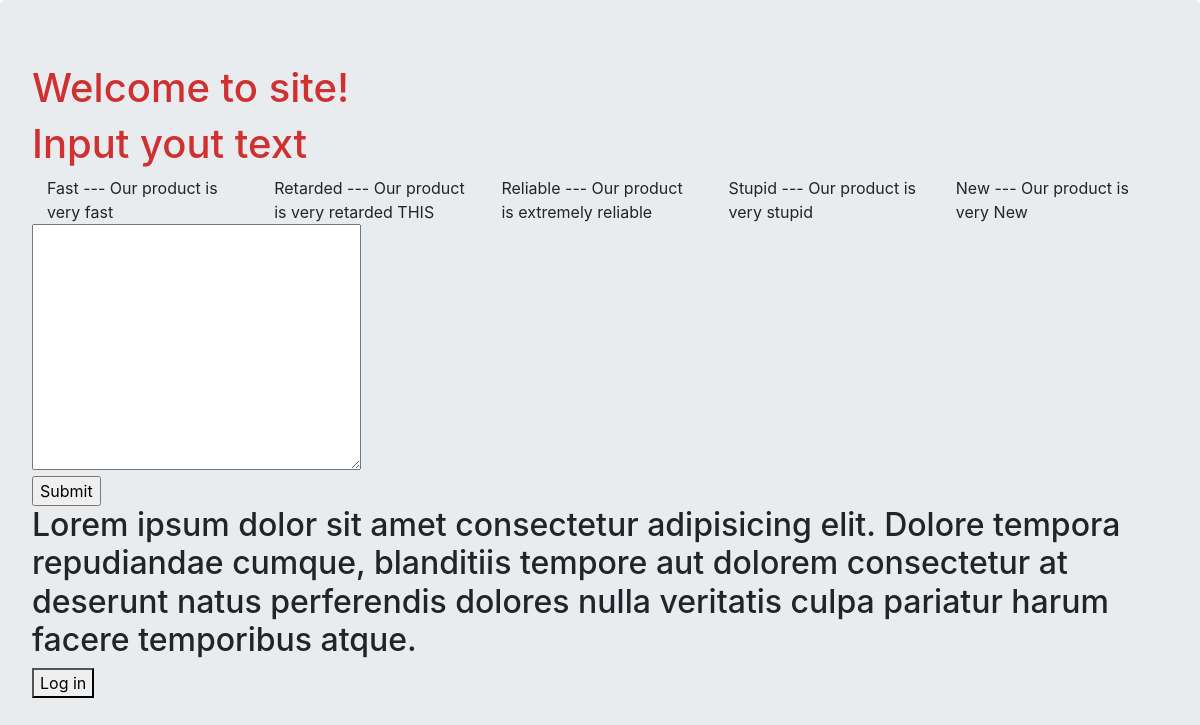
The page / on the database its author committed.
### app/models.py (models this page shows)
class Feature(models.Model):
    name = models.CharField(max_length=100)
    details = models.CharField(max_length=500)

### app/views.py (the view)
# urls.py: path('', views.index, name='index'),
def index(request):
    context = {}
    features = Feature.objects.all()
    context['features'] = features
    return render(request, 'index.html', context)

### templates/index.html (shortened to what this page needs)
<!DOCTYPE html>
<html lang="en">
    {% load static %}
    <head>
        <link
            rel="stylesheet"
            href="https://cdn.jsdelivr.net/npm/bootstrap@4.3.1/dist/css/bootstrap.min.css"
        />
        <link rel="stylesheet" href="{% static  'index_master.css' %}" />
    </head>
    <body>
        <div class="jumbotron">
            {% if user.is_authenticated %}
            <h1>Welcome to site, {{user.username}}</h1>
            {% else %}
            <h1>Welcome to site!</h1>
            {% endif %}
            <h1>Input yout text</h1>
            <div class="container">
                <div class="row align-items-center">
                    {% for feature in features %}
                    <div class="col">
                        <div class="icon-box">
                            {{feature.name}} --- {{feature.details}}
                            {% if feature.name == 'Retarded' %} THIS {% endif %}
                        </div>
                    </div>
                    {% endfor %}
                </div>
            </div>
            <form action="counter" method="POST">
                <textarea name="words" id="" cols="30" rows="10"></textarea>
                <br />
                <input type="submit" />
            </form>
            <h2>Lorem ipsum dolor sit amet consectetur adipisicing elit. Dolore tempora repudiandae cumque, blanditiis tempore aut dolorem consectetur at deserunt natus perferendis dolores nulla veritatis culpa pariatur harum facere temporibus atque.</h2>
            {% if user.is_authenticated %}
            <a href="logout">
            <button>Log out</button>
            </a>
            {% else %}
            <a href="login">
            <button>Log in</button>
            </a>
            {% endif %}
        </div>
    </body>
</html>

### static/index_master.css (style rules this page uses)
h1 { color: rgb(207, 49, 49); }

### rows shown on the page
Feature: name "Fast", details "Our product is very fast"
Feature: name "Retarded", details "Our product is very retarded", shows "THIS"
Feature: name "Reliable", details "Our product is extremely reliable"
Feature: name "Stupid", details "Our product is very stupid"
Feature: name "New", details "Our product is very New"
